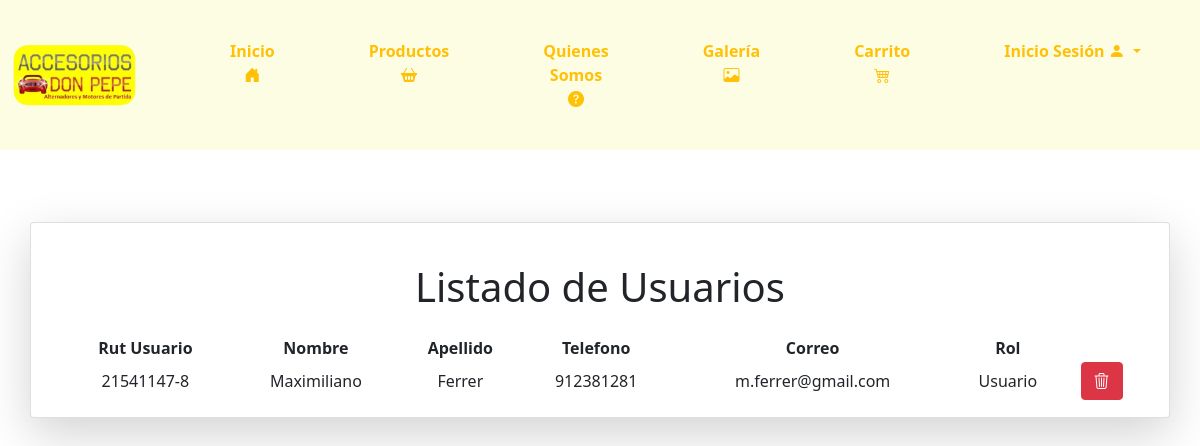
/listausuarios/, run on an earlier commit of the app's database.
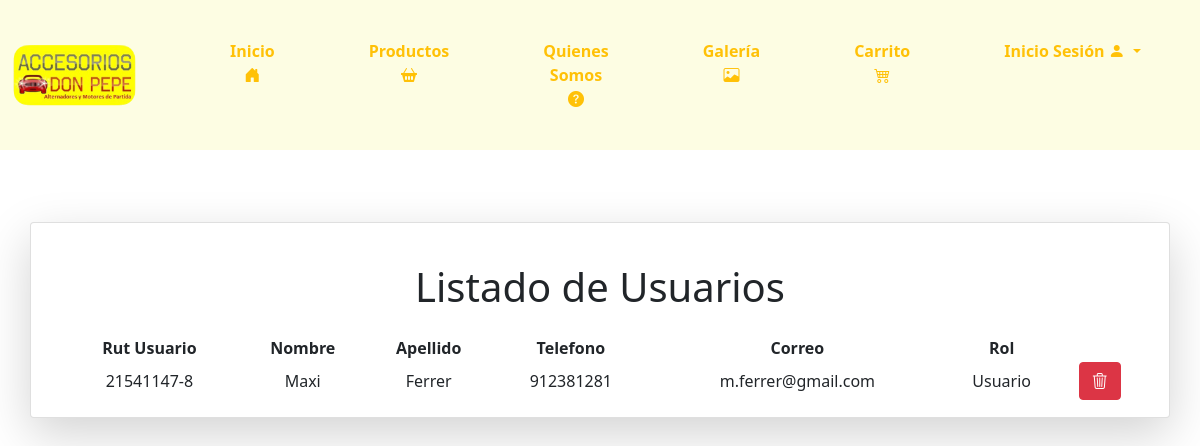
And on a later commit of the database.
### core/models.py (models this page shows, shortened)
class Usuario(models.Model):
    rut = models.CharField(primary_key=True, max_length=10)
    nombre = models.CharField(max_length=20)
    apellido = models.CharField(max_length=20)
    telefono = models.CharField(max_length=9)
    correo = models.EmailField(unique=True, max_length=100, blank=True, null=True)
    clave = models.CharField(max_length=30)
    rol = models.ForeignKey(Rol, on_delete=models.CASCADE)

class Rol(models.Model):
    idRol = models.AutoField(primary_key=True)
    nombreRol = models.CharField(max_length=20)
    def __str__(self) -> str:
        return self.nombreRol

### core/views.py (the view)
# urls.py: path('listausuarios/', listausuarios, name="listausuarios"),
def listausuarios(request):
    usuariosListado = Usuario.objects.exclude(rut=None).exclude(rut='').all()
    contexto = {
        "usuarios": usuariosListado
    }
    return render(request, 'core/listausuarios.html', contexto)

### core/templatetags/custom_filters.py (called while the page is built)
@register.filter
def format_clp(value):
    try:
        return "${:,.0f}".format(value)
    except (ValueError, TypeError):
        return value

### core/templates/core/listausuarios.html (shortened to what the changed rows need)
{% load static %}
{% load custom_filters %}
<!DOCTYPE html>
<html lang="en">
<head>
    <link href="https://cdn.jsdelivr.net/npm/bootstrap@5.0.2/dist/css/bootstrap.min.css" rel="stylesheet"
>
    <link href="https://cdnjs.cloudflare.com/ajax/libs/font-awesome/6.0.0-beta3/css/all.min.css" rel="stylesheet">
    <link type="text/css" rel="stylesheet" href="{% static 'css/inicio.css' %}">
    <link href="https://cdn.jsdelivr.net/npm/bootstrap-icons/font/bootstrap-icons.css" rel="stylesheet">
</head>
<body>
    <br>
    <div class="container my-5">
        <div class="row">
            <div class="card shadow-lg">
                <div class="card-body">
                    <br>
                    <h1 class="text-center mb-4">Listado de Usuarios</h1>
                    <table class="col-md-12 col-xl-12" >
                        <thead>
                            <tr style="text-align: center;">
                                <th>Rut Usuario</th>
                                <th>Nombre</th>
                                <th>Apellido</th>
                                <th>Telefono</th>
                                <th>Correo</th>
                                <th>Rol</th>
                            </tr>
                        </thead>
                        <tbody>
                            {% for m in usuarios %}
                            <tr style="text-align: center;">
                                <td>{{ m.rut }}</td>
                                <td>{{ m.nombre }}</td>
                                <td>{{ m.apellido }}</td>
                                <td>{{ m.telefono }}</td>
                                <td>{{ m.correo }}</td>
                                <td>{{ m.rol }}</td>
                                <td>
                                    <a href="{% url 'borrarperfil' m.rut %}" class="btn btn-danger"><i class="bi bi-trash3"></i></a>
                                </td>
                            </tr>
                            {% endfor %}
                        </tbody>
                </div>
            </div>
        </div>
    </div>
</body>
</html>

What changed in the data, as far as the page shows it:
changed Usuario "Ferrer": nombre "Maximiliano" → "Maxi"
